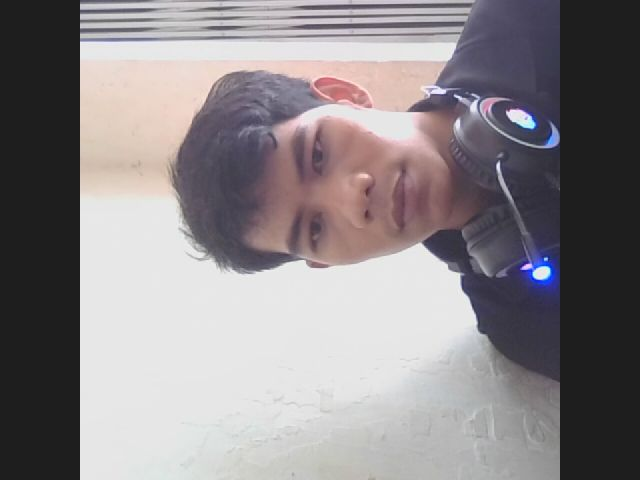
#> input picture foto_absen/celine_20260413_115452.jpg, 640 x 480 px
$ python -i face_recognizer.py   (imports and definitions only)
#> lines starting #> are read from the running program, lines starting #| are printed output that depends on the picture
#> further down, picture is the input picture: shape (480, 640, 3); mean B, G, R 136.6, 133.6, 139
import numpy as np
import cv2
import base64
import os
import pickle
from deepface import DeepFace


class FaceRecognizer:
    def __init__(self):
        self.file        = "encodings.pkl"
        self.encodings   = {}
        self.model_name  = "ArcFace"

        self.THRESHOLD       = 0.50   # jarak maksimum untuk diterima
        self.MARGIN_MIN      = 0.05   # selisih minimum antar kandidat
        self.MIN_MATCH_RATIO = 0.25   # minimal 25% encoding harus cocok

        # Keyakinan minimum yang diterima server: 50%
        # Score 0.50 → confidence = (1 - 0.50) * 100 = 50%
        self.MIN_CONFIDENCE  = 50.0

        if os.path.exists(self.file):
            with open(self.file, "rb") as f:
                self.encodings = pickle.load(f)
            print(f"✅ Encodings dimuat: {len(self.encodings)} user → {list(self.encodings.keys())}")
        else:
            print("⚠️  encodings.pkl belum ada, mulai dari kosong")

    def save(self):
        with open(self.file, "wb") as f:
            pickle.dump(self.encodings, f)

    # [13 lines left out: function base64_to_img, not called in this run]

    def preprocess(self, img):
        h, w     = img.shape[:2]
#> h = 480; w = 640
        target_w = 640
        scale    = target_w / w
#> scale = 1
        new_h    = int(h * scale)
#> new_h = 480
        img      = cv2.resize(img, (target_w, new_h), interpolation=cv2.INTER_LINEAR)
        lab      = cv2.cvtColor(img, cv2.COLOR_BGR2LAB)
#> lab: shape (480, 640, 3); mean of channels 0, 1, 2 138.6, 130.8, 127
        l, a, b  = cv2.split(lab)
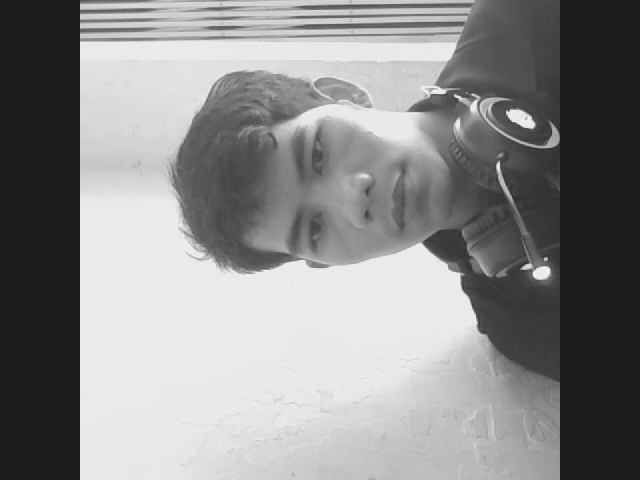
#> l: shape (480, 640); min 27, max 247, mean 138.6
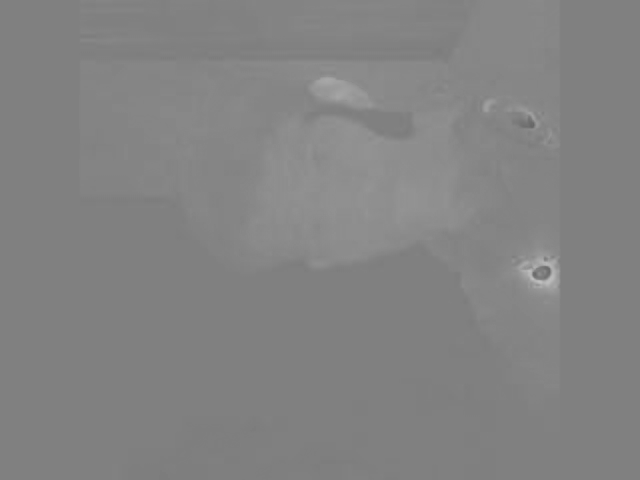
#> a: shape (480, 640); min 102, max 192, mean 130.8
        clahe    = cv2.createCLAHE(clipLimit=2.0, tileGridSize=(8, 8))
        l        = clahe.apply(l)
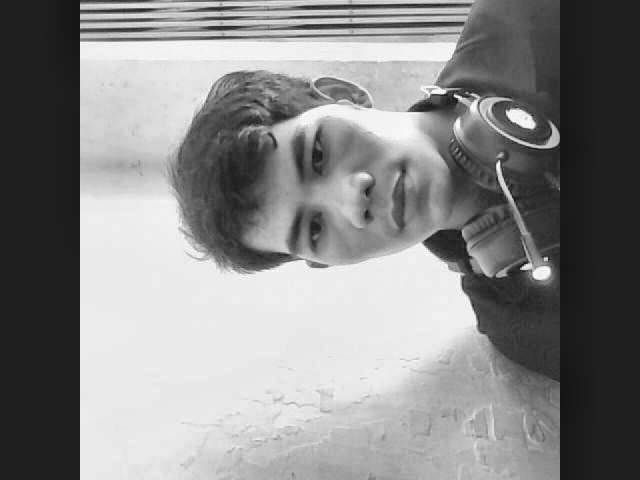
#> l: shape (480, 640); min 20, max 252, mean 135.8
        lab      = cv2.merge((l, a, b))
#> lab: shape (480, 640, 3); mean of channels 0, 1, 2 135.8, 130.8, 127
        img      = cv2.cvtColor(lab, cv2.COLOR_LAB2BGR)
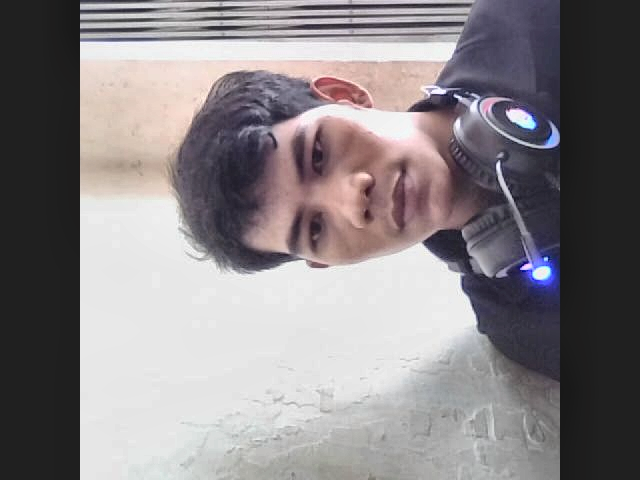
#> img: shape (480, 640, 3); mean B, G, R 133.6, 130.8, 136.1
        return img

    def encode(self, img):
        if img is None:
            return None
        try:
            img    = self.preprocess(img)
            rgb    = cv2.cvtColor(img, cv2.COLOR_BGR2RGB)
#> (the run stopped early here; a loop or call above may not have finished)

$ run again, on foto_absen/celine_20260413_140359.jpg
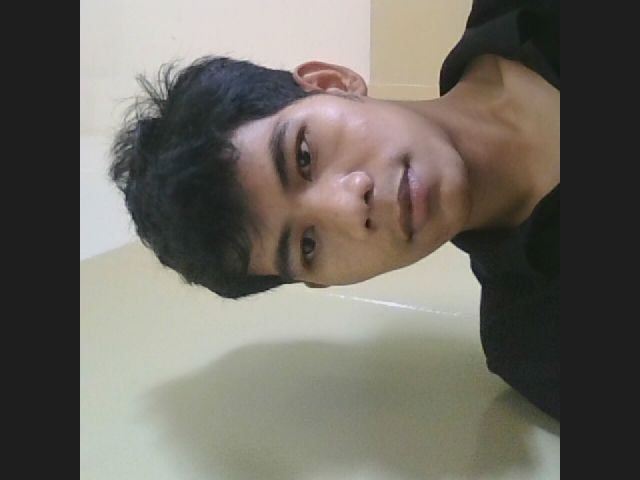
#> input picture foto_absen/celine_20260413_140359.jpg, 640 x 480 px
#> picture is the input picture: shape (480, 640, 3); mean B, G, R 98.4, 106.4, 110.4
#> in preprocess, `l, a, b  = cv2.split(lab)`:
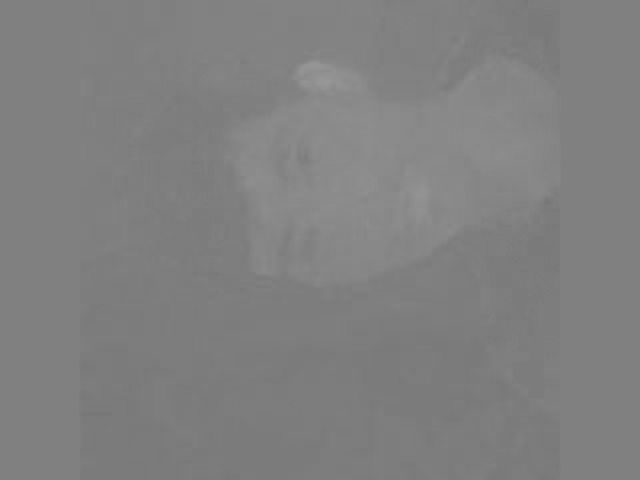
#> a: shape (480, 640); min 119, max 152, mean 128.1
#> in preprocess, `img      = cv2.cvtColor(lab, cv2.COLOR_LAB2BGR)`:
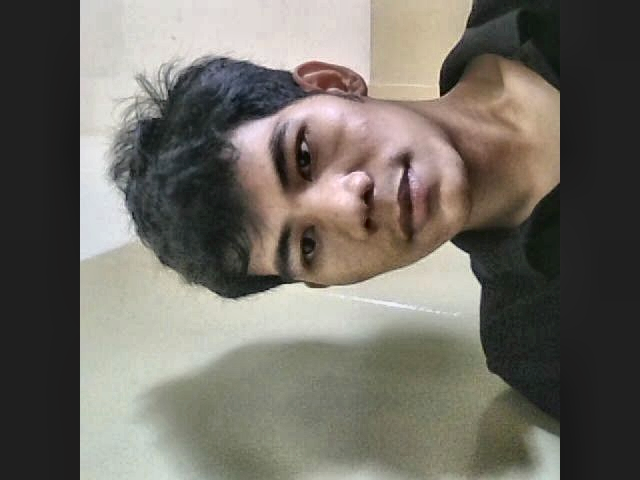
#> img: shape (480, 640, 3); mean B, G, R 100.6, 108.7, 112.7

$ run again, on foto_absen/celine_20260413_162553.jpg
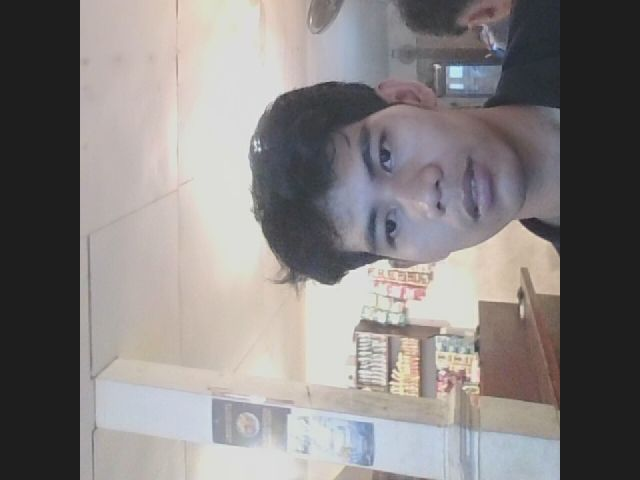
#> input picture foto_absen/celine_20260413_162553.jpg, 640 x 480 px
#> picture is the input picture: shape (480, 640, 3); mean B, G, R 128.5, 129, 133.2
#> in preprocess, `l, a, b  = cv2.split(lab)`:
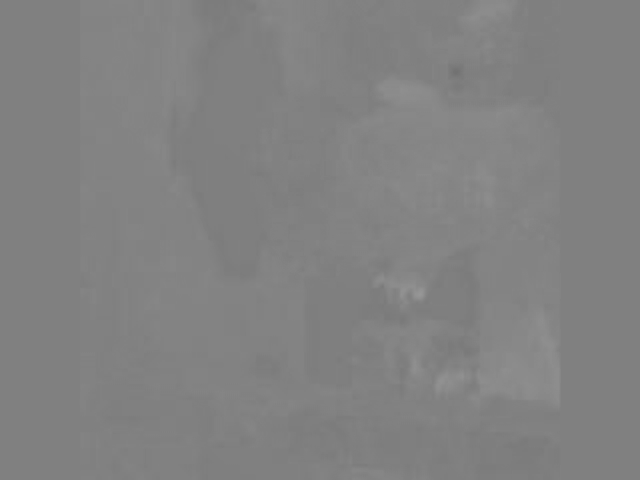
#> a: shape (480, 640); min 114, max 151, mean 129.6
#> in preprocess, `img      = cv2.cvtColor(lab, cv2.COLOR_LAB2BGR)`:
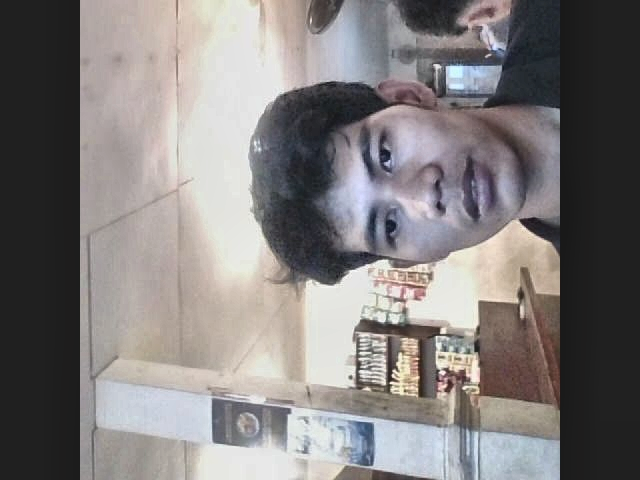
#> img: shape (480, 640, 3); mean B, G, R 124.1, 124.6, 128.7

$ run again, on foto_absen/vincent_20260413_181707.jpg
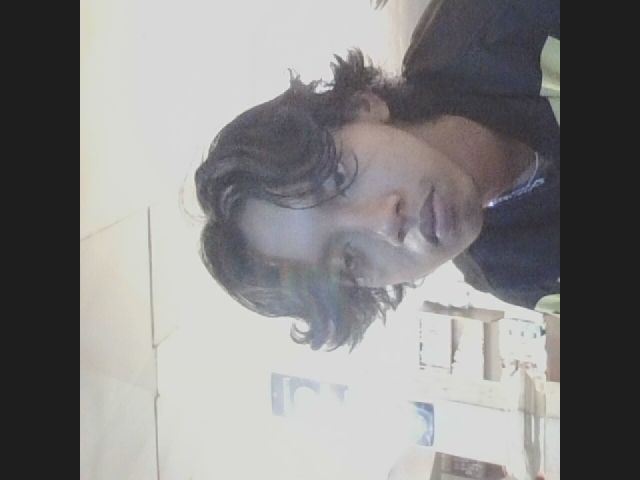
#> input picture foto_absen/vincent_20260413_181707.jpg, 640 x 480 px
#> picture is the input picture: shape (480, 640, 3); mean B, G, R 133.9, 133.9, 134.8
#> in preprocess, `l, a, b  = cv2.split(lab)`:
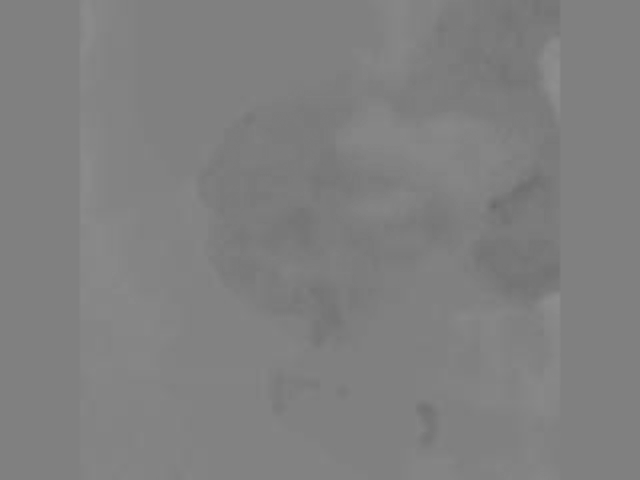
#> b: shape (480, 640); min 105, max 142, mean 128
#> in preprocess, `l        = clahe.apply(l)`:
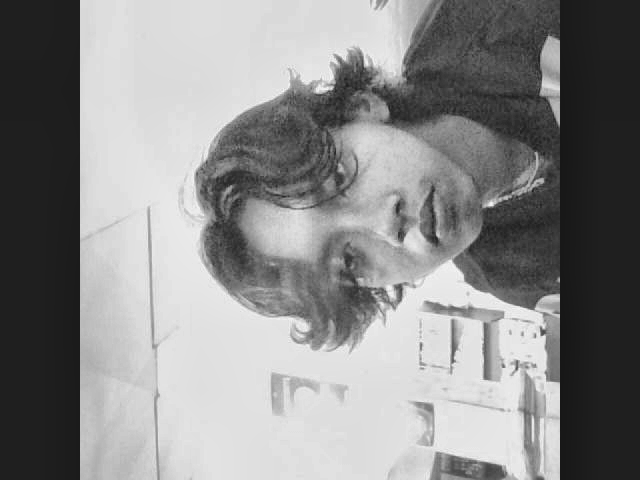
#> l: shape (480, 640); min 22, max 246, mean 137.6
